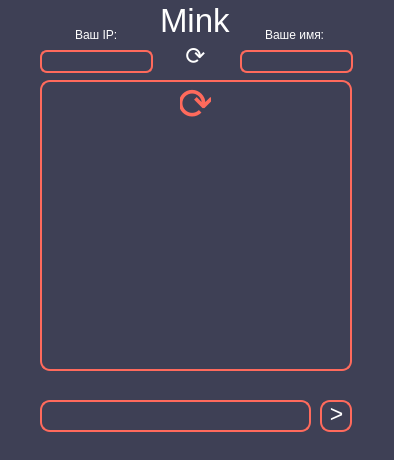
<?xml version="1.0" encoding="UTF-8"?>
<ui version="4.0">
 <class>MainWindow</class>
 <widget class="QMainWindow" name="MainWindow">
  <property name="geometry">
   <rect>
    <x>0</x>
    <y>0</y>
    <width>394</width>
    <height>460</height>
   </rect>
  </property>
  <property name="font">
   <font>
    <weight>50</weight>
    <bold>false</bold>
   </font>
  </property>
  <property name="windowTitle">
   <string>Mink</string>
  </property>
  <property name="styleSheet">
   <string notr="true">background-color: rgb(62, 64, 85);</string>
  </property>
  <property name="iconSize">
   <size>
    <width>24</width>
    <height>24</height>
   </size>
  </property>
  <widget class="QWidget" name="centralwidget">
   <widget class="QLabel" name="label">
    <property name="geometry">
     <rect>
      <x>160</x>
      <y>5</y>
      <width>71</width>
      <height>31</height>
     </rect>
    </property>
    <property name="font">
     <font>
      <family>Microsoft Sans Serif</family>
      <pointsize>25</pointsize>
      <weight>50</weight>
      <bold>false</bold>
      <kerning>true</kerning>
     </font>
    </property>
    <property name="styleSheet">
     <string notr="true">color: #fff;</string>
    </property>
    <property name="text">
     <string>Mink</string>
    </property>
   </widget>
   <widget class="QTextEdit" name="textEdit">
    <property name="geometry">
     <rect>
      <x>40</x>
      <y>400</y>
      <width>271</width>
      <height>32</height>
     </rect>
    </property>
    <property name="styleSheet">
     <string notr="true">border: 2px solid #FF6A5C;
border-radius: 10px;
color: #fff;</string>
    </property>
    <property name="verticalScrollBarPolicy">
     <enum>Qt::ScrollBarAlwaysOff</enum>
    </property>
    <property name="horizontalScrollBarPolicy">
     <enum>Qt::ScrollBarAlwaysOff</enum>
    </property>
    <property name="html">
     <string>&lt;!DOCTYPE HTML PUBLIC &quot;-//W3C//DTD HTML 4.0//EN&quot; &quot;http://www.w3.org/TR/REC-html40/strict.dtd&quot;&gt;
&lt;html&gt;&lt;head&gt;&lt;meta name=&quot;qrichtext&quot; content=&quot;1&quot; /&gt;&lt;style type=&quot;text/css&quot;&gt;
p, li { white-space: pre-wrap; }
&lt;/style&gt;&lt;/head&gt;&lt;body style=&quot; font-family:'MS Shell Dlg 2'; font-size:8.25pt; font-weight:400; font-style:normal;&quot;&gt;
&lt;p style=&quot;-qt-paragraph-type:empty; margin-top:0px; margin-bottom:0px; margin-left:0px; margin-right:0px; -qt-block-indent:0; text-indent:0px;&quot;&gt;&lt;br /&gt;&lt;/p&gt;&lt;/body&gt;&lt;/html&gt;</string>
    </property>
   </widget>
   <widget class="QPushButton" name="pushButton">
    <property name="geometry">
     <rect>
      <x>320</x>
      <y>400</y>
      <width>32</width>
      <height>32</height>
     </rect>
    </property>
    <property name="font">
     <font>
      <pointsize>17</pointsize>
      <weight>50</weight>
      <bold>false</bold>
     </font>
    </property>
    <property name="styleSheet">
     <string notr="true">background-color: rgb(62, 64, 85);
border: 2px solid #FF6A5C;
border-radius: 10px;
color: #fff;
padding-bottom: 4px;
padding-left: 1px;</string>
    </property>
    <property name="text">
     <string>&gt;</string>
    </property>
   </widget>
   <widget class="QTextBrowser" name="textBrowser">
    <property name="geometry">
     <rect>
      <x>40</x>
      <y>80</y>
      <width>312</width>
      <height>291</height>
     </rect>
    </property>
    <property name="acceptDrops">
     <bool>true</bool>
    </property>
    <property name="styleSheet">
     <string notr="true">border: 2px solid #FF6A5C;
border-radius: 10px;
color: #fff;</string>
    </property>
    <property name="verticalScrollBarPolicy">
     <enum>Qt::ScrollBarAsNeeded</enum>
    </property>
    <property name="horizontalScrollBarPolicy">
     <enum>Qt::ScrollBarAsNeeded</enum>
    </property>
    <property name="sizeAdjustPolicy">
     <enum>QAbstractScrollArea::AdjustIgnored</enum>
    </property>
    <property name="markdown">
     <string/>
    </property>
    <property name="html">
     <string>&lt;!DOCTYPE HTML PUBLIC &quot;-//W3C//DTD HTML 4.0//EN&quot; &quot;http://www.w3.org/TR/REC-html40/strict.dtd&quot;&gt;
&lt;html&gt;&lt;head&gt;&lt;meta name=&quot;qrichtext&quot; content=&quot;1&quot; /&gt;&lt;style type=&quot;text/css&quot;&gt;
p, li { white-space: pre-wrap; }
&lt;/style&gt;&lt;/head&gt;&lt;body style=&quot; font-family:'MS Shell Dlg 2'; font-size:8.25pt; font-weight:400; font-style:normal;&quot;&gt;
&lt;p style=&quot;-qt-paragraph-type:empty; margin-top:0px; margin-bottom:0px; margin-left:0px; margin-right:0px; -qt-block-indent:0; text-indent:0px;&quot;&gt;&lt;br /&gt;&lt;/p&gt;&lt;/body&gt;&lt;/html&gt;</string>
    </property>
   </widget>
   <widget class="QLineEdit" name="lineEdit">
    <property name="geometry">
     <rect>
      <x>240</x>
      <y>50</y>
      <width>113</width>
      <height>23</height>
     </rect>
    </property>
    <property name="styleSheet">
     <string notr="true">border: 2px solid #FF6A5C;
border-radius: 7px;
color: #fff;
padding-left: 2px;
</string>
    </property>
    <property name="text">
     <string/>
    </property>
   </widget>
   <widget class="QLineEdit" name="lineEdit_2">
    <property name="geometry">
     <rect>
      <x>40</x>
      <y>50</y>
      <width>113</width>
      <height>23</height>
     </rect>
    </property>
    <property name="styleSheet">
     <string notr="true">border: 2px solid #FF6A5C;
border-radius: 7px;
color: #fff;
padding-left: 2px;</string>
    </property>
    <property name="text">
     <string/>
    </property>
   </widget>
   <widget class="QLabel" name="label_2">
    <property name="geometry">
     <rect>
      <x>265</x>
      <y>27</y>
      <width>65</width>
      <height>16</height>
     </rect>
    </property>
    <property name="font">
     <font>
      <family>Microsoft Sans Serif</family>
      <pointsize>9</pointsize>
      <weight>50</weight>
      <bold>false</bold>
     </font>
    </property>
    <property name="styleSheet">
     <string notr="true">color: #fff;</string>
    </property>
    <property name="text">
     <string>Ваше имя:</string>
    </property>
   </widget>
   <widget class="QLabel" name="label_3">
    <property name="geometry">
     <rect>
      <x>75</x>
      <y>27</y>
      <width>41</width>
      <height>16</height>
     </rect>
    </property>
    <property name="styleSheet">
     <string notr="true">color: #fff;</string>
    </property>
    <property name="text">
     <string>Ваш IP:</string>
    </property>
   </widget>
   <widget class="QPushButton" name="pushButton_2">
    <property name="geometry">
     <rect>
      <x>180</x>
      <y>43</y>
      <width>31</width>
      <height>25</height>
     </rect>
    </property>
    <property name="font">
     <font>
      <pointsize>18</pointsize>
      <weight>50</weight>
      <bold>false</bold>
     </font>
    </property>
    <property name="styleSheet">
     <string notr="true">border: none;
color: #fff;</string>
    </property>
    <property name="text">
     <string>⟳</string>
    </property>
   </widget>
   <widget class="QPushButton" name="pushButton_3">
    <property name="geometry">
     <rect>
      <x>180</x>
      <y>85</y>
      <width>31</width>
      <height>38</height>
     </rect>
    </property>
    <property name="font">
     <font>
      <pointsize>33</pointsize>
      <weight>50</weight>
      <bold>false</bold>
     </font>
    </property>
    <property name="styleSheet">
     <string notr="true">border: none;
color: #FF6A5C;</string>
    </property>
    <property name="text">
     <string>⟳</string>
    </property>
   </widget>
  </widget>
  <widget class="QStatusBar" name="statusbar"/>
 </widget>
 <resources/>
 <connections/>
</ui>
